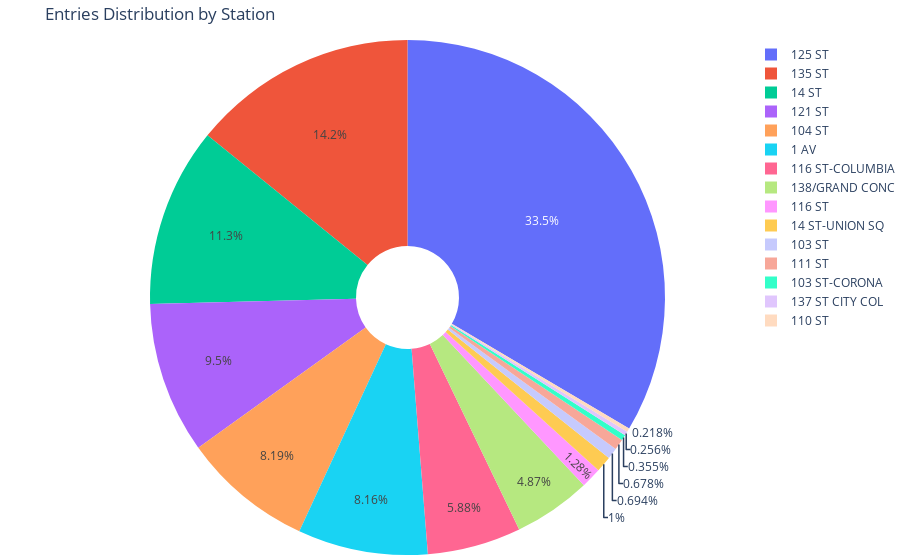

The notebook cell saved with this chart:
### Markdown cell above
### Show the total entries by station, use a subset of data for performance

### Code cell
import plotly.express as px
import plotly.graph_objects as go
 
df_stations =  df_station_totals.head(15)

donut_chart = go.Figure(data=[go.Pie(labels=df_stations["STATION"], values=df_stations["ENTRIES"], hole=.2)])
donut_chart.update_layout(title_text='Entries Distribution by Station', margin=dict(t=40, b=0, l=10, r=10))
donut_chart.show()

### Figure 1 — Plotly figure (JSON) as saved in the notebook; plotly's stock layout.template omitted (floating-point values rounded to 4 significant figures)
{"data": [{"hole": 0.2, "labels": ["1 AV", "103 ST", "103 ST-CORONA", "104 ST", "110 ST", "111 ST", "116 ST", "116 ST-COLUMBIA", "121 ST", "125 ST", "135 ST", "137 ST CITY COL", "138/GRAND CONC", "14 ST", "14 ST-UNION SQ"], "type": "pie", "values": [70588331653, 5998626383, 3071052687, 70856468715, 1883730174, 5864581976, 11109801937, 50853782316, 82150904285, 289759874242, 122441444276, 2218344639, 42081443542, 97308771370, 8681872328]}], "layout": {"margin": {"b": 0, "l": 10, "r": 10, "t": 40}, "title": {"text": "Entries Distribution by Station"}}}
